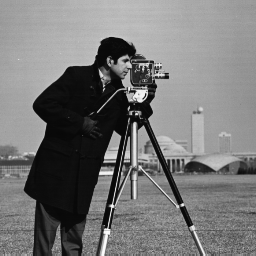
%> input picture cameraman.tif, 256 x 256 px
$ octave main.m   (GNU Octave 9; MATLAB toolbox functions it lacks are replaced by stand-ins)
%> lines starting %> are read from the running program, lines starting %| are printed output that depends on the picture
clc; clear all; close all;

% Input Image
I = imread('cameraman.tif');      % Load input image
%> I is the input picture: size 256x256 uint8; min 7, max 253, mean 118.7
figure; imshow(I);                % Display original image
title('Original Image');

[m, n, d] = size(I);              % Get image dimensions
%> m = 256; n = 256; d = 1
M = m * n;                        % Total number of pixels
%> M = 65536

% Generate Sine modulo map map sequence
x = zeros(1, 2 * M);              % Preallocate sequence
x(1) = 0.2;                       % Initial condition

for i = 2:2*M
    x(i) = mod(x(i-1) + 0.45 * sin(100 * x(i-1)) + 0.5, 1);
end

% Split chaotic sequence
x1 = x(1:M);                      % For permutation
x2 = x(M+1:end);                  % For diffusion

% Generate diffusion mask
d1 = mod(floor(10^15 * x2), 256); % Scale and mod to get 8-bit values
d1 = uint8(reshape(d1, [m, n]));  % Reshape to match image dimensions

% Permutation
[~, idx1] = sort(x1);             % Sorting indices
I1 = I(:);                        % Flatten image
I2 = I1(idx1);                    % Permute pixels
I3 = reshape(I2, [m, n]);         % Reshape back to original dimensions
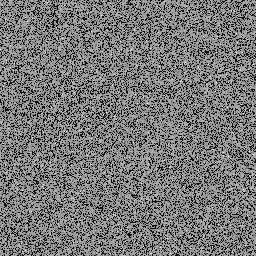
%> I3: size 256x256 uint8; min 7, max 253, mean 118.7; mean of the top-left, top-right, bottom-left and bottom-right quarters 118.1, 119, 119, 118.8

% Encryption using XOR
enc = bitxor(I3, d1);             % XOR with diffusion mask
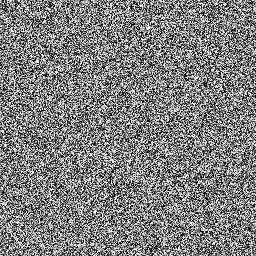
%> enc: size 256x256 uint8; min 0, max 255, mean 127.5
figure; imshow(enc);              % Display encrypted image
title('Encrypted Image');
% imwrite(enc, 'enc_cameraman.tif'); % Save encrypted image (optional)

% Decryption
D = bitxor(enc, d1);              % Reverse XOR operation
[~, idx2] = sort(idx1);           % Reverse permutation indices
D1 = D(:);
D2 = D1(idx2);                    % Reverse permutation
D3 = reshape(D2, [m, n]);         % Reshape to original dimensions

figure; imshow(D3);               % Display decrypted image
title('Decrypted Image');
% imwrite(D3, 'cameraman_recovered.tif'); % Save decrypted image (optional)

$ run again, with enc_med.tif copied over cameraman.tif
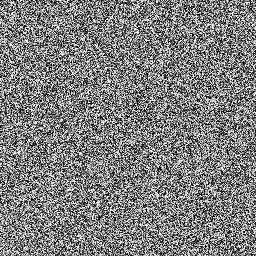
%> input picture enc_med.tif, 256 x 256 px
%> I is the input picture: size 256x256 uint8; min 0, max 255, mean 126.9
%> `I3 = reshape(I2, [m, n]);`:
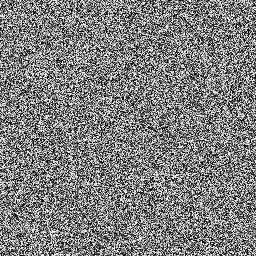
%> I3: size 256x256 uint8; min 0, max 255, mean 126.9; mean of the top-left, top-right, bottom-left and bottom-right quarters 128.3, 126.2, 126.3, 126.7
%> `enc = bitxor(I3, d1);`:
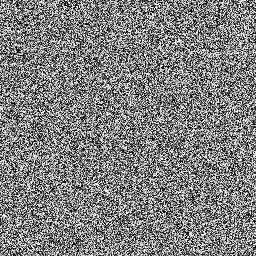
%> enc: size 256x256 uint8; min 0, max 255, mean 127.5

$ run again, with med.tif copied over cameraman.tif
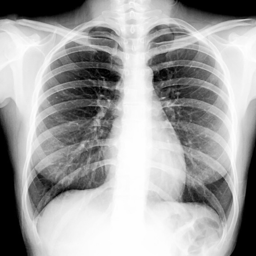
%> input picture med.tif, 256 x 256 px
%> I is the input picture: size 256x256 uint8; min 0, max 254, mean 163.1
%> `I3 = reshape(I2, [m, n]);`:
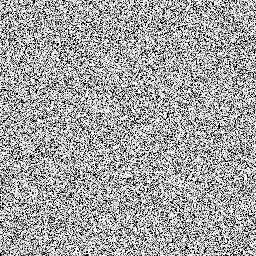
%> I3: size 256x256 uint8; min 0, max 254, mean 163.1; mean of the top-left, top-right, bottom-left and bottom-right quarters 163.2, 162.8, 163.2, 163.2
%> `enc = bitxor(I3, d1);`:
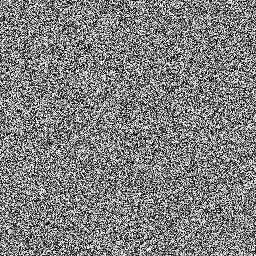
%> enc: size 256x256 uint8; min 0, max 255, mean 127.5
